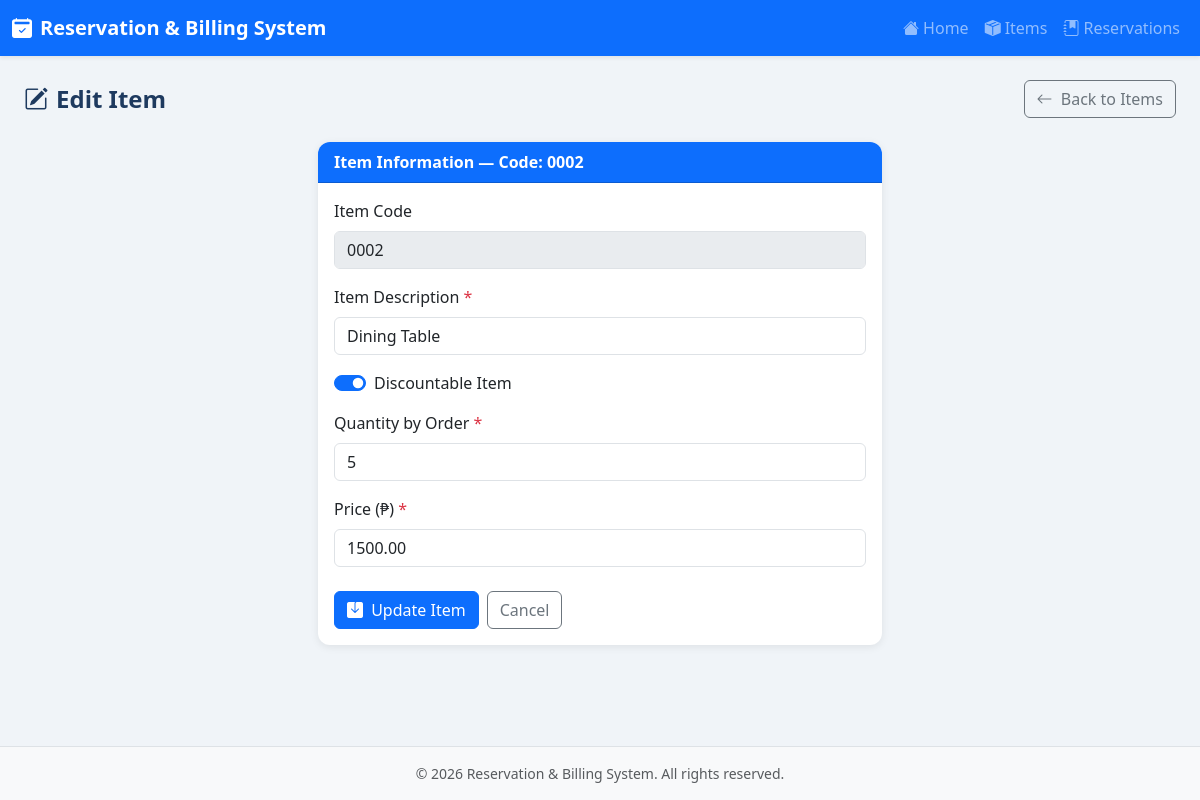
Page /items/edit.php?id=2 on the committed database.
### tables this page shows
CREATE TABLE IF NOT EXISTS items (
    item_code        INT UNSIGNED AUTO_INCREMENT PRIMARY KEY,
    item_description VARCHAR(255)     NOT NULL,
    discounted       TINYINT(1)       NOT NULL DEFAULT 1,
    quantity_by_order INT UNSIGNED    NOT NULL DEFAULT 1,
    price            DECIMAL(15, 2)   NOT NULL DEFAULT 0.00,
    created_at       TIMESTAMP        DEFAULT CURRENT_TIMESTAMP
);

### items/edit.php (the view, shortened to what this page needs)
<?php
$db     = getDB();
$id     = (int) ($_GET['id'] ?? 0);
$item = $db->prepare('SELECT * FROM items WHERE item_code = :id');
$item->execute([':id' => $id]);
$item = $item->fetch();
include __DIR__ . '/../header.php';
?>
<div class="page-header">
    <h2><i class="bi bi-pencil-square me-2"></i>Edit Item</h2>
    <a href="index.php" class="btn btn-outline-secondary">
        <i class="bi bi-arrow-left me-1"></i> Back to Items
    </a>
</div>
<div class="row justify-content-center">
    <div class="col-md-7 col-lg-6">
        <div class="card">
            <div class="card-header bg-primary text-white">
                Item Information &mdash; Code: <?= str_pad($id, 4, '0', STR_PAD_LEFT) ?>
            </div>
            <div class="card-body">
                <form method="post" novalidate>
                    <div class="mb-3">
                        <label class="form-label">Item Code</label>
                        <input type="text" class="form-control"
                               value="<?= str_pad($id, 4, '0', STR_PAD_LEFT) ?>" disabled>
                    </div>
                    <div class="mb-3">
                        <label for="item_description" class="form-label">
                            Item Description <span class="text-danger">*</span>
                        </label>
                        <input type="text" id="item_description" name="item_description"
                               class="form-control" required maxlength="255"
                               value="<?= htmlspecialchars($item['item_description']) ?>">
                    </div>
                    <div class="mb-3">
                        <div class="form-check form-switch">
                            <input class="form-check-input" type="checkbox" id="discounted"
                                   name="discounted" role="switch"
                                   <?= $item['discounted'] ? 'checked' : '' ?>>
                            <label class="form-check-label" for="discounted">
                                Discountable Item
                            </label>
                        </div>
                    </div>
                    <div class="mb-3">
                        <label for="quantity_by_order" class="form-label">
                            Quantity by Order <span class="text-danger">*</span>
                        </label>
                        <input type="number" id="quantity_by_order" name="quantity_by_order"
                               class="form-control" required min="1"
                               value="<?= (int) $item['quantity_by_order'] ?>">
                    </div>
                    <div class="mb-4">
                        <label for="price" class="form-label">
                            Price (&#8369;) <span class="text-danger">*</span>
                        </label>
                        <input type="number" id="price" name="price"
                               class="form-control" required min="0" step="0.01"
                               value="<?= htmlspecialchars($item['price']) ?>">
                    </div>
                    <div class="d-flex gap-2">
                        <button type="submit" class="btn btn-primary">
                            <i class="bi bi-save-fill me-1"></i> Update Item
                        </button>
                        <a href="index.php" class="btn btn-outline-secondary">Cancel</a>
                    </div>
                </form>
            </div>
        </div>
    </div>
</div>
<?php include __DIR__ . '/../footer.php'; ?>

### css/style.css (style rules this page uses)
body { background-color: #f0f4f8; min-height: 100vh; display: flex; flex-direction: column; }
.card { border: none; border-radius: 0.75rem; box-shadow: 0 2px 8px rgba(0, 0, 0, 0.08); }
.card-header { border-radius: 0.75rem 0.75rem 0 0 !important; font-weight: 600; }
.form-label { font-weight: 500; }
.page-header { display: flex; align-items: center; justify-content: space-between; margin-bottom: 1.5rem; flex-wrap: wrap; gap: 0.5rem; }
.page-header h2 { font-size: 1.5rem; font-weight: 700; color: #1e3a5f; margin: 0; }

### rows in the picture
items: item_description "Dining Table", discounted "☑", quantity_by_order "5", price "1500.00"

### other values in the picture
str_pad($id, 4, '0', STR_PAD_LEFT) "0002"
